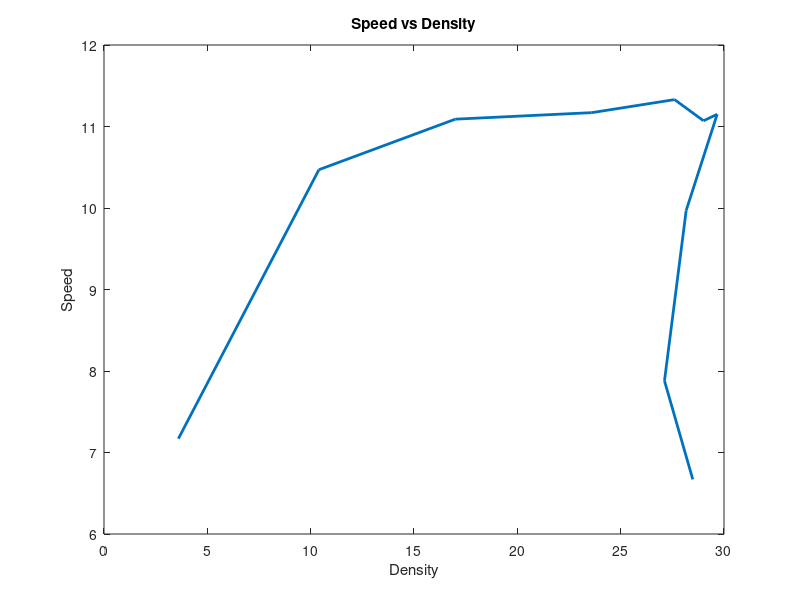
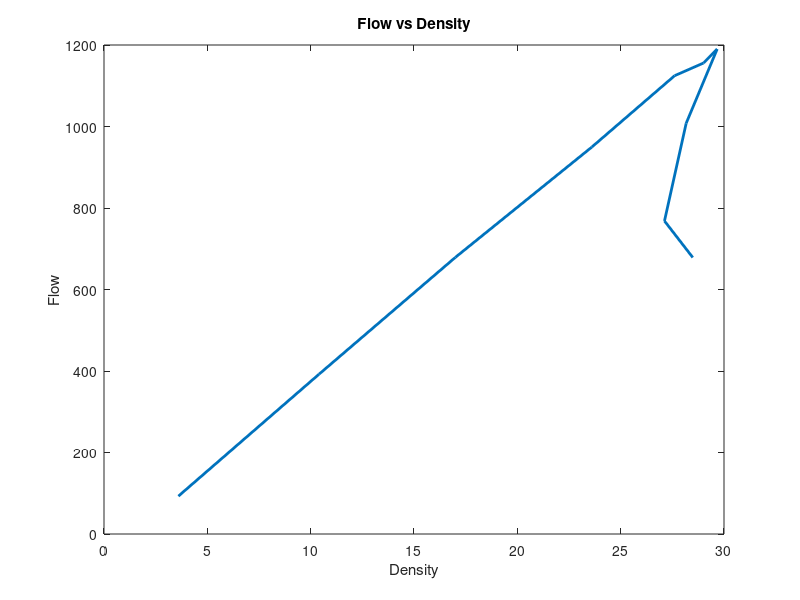

These figures' MATLAB source, in order:
density=[3.60 10.40 17.00 23.60 27.61 29.01 29.67 28.17 27.12 28.49];
speed=[7.17 10.47 11.09 11.17 11.33 11.07 11.15 9.97 7.88 6.67];
flow=[92.92 391.95 678.77 949.34 1124.65 1155.80 1190.01 1007.94 768.18 678.45];

figure
plot(density,speed,'LineWidth',2)
xlabel('Density')
ylabel('Speed')
title('Speed vs Density')

figure
plot(density,flow,'LineWidth',2)
xlabel('Density')
ylabel('Flow')
title('Flow vs Density')
